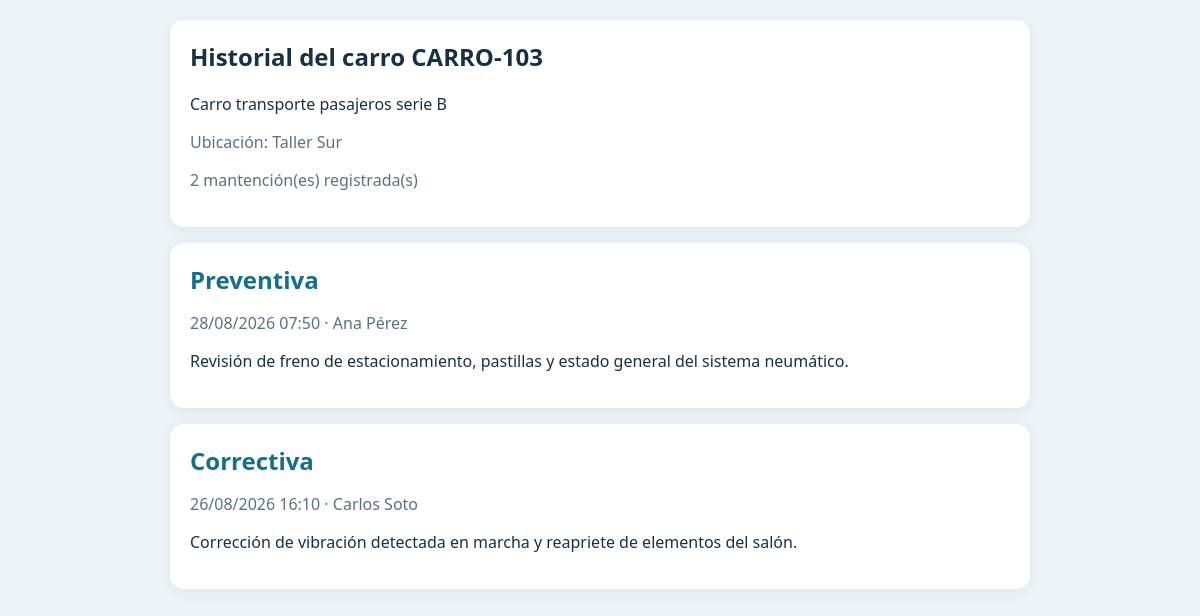
The page /ver.php?carro=CARRO-103 on the database its author committed.
### tables this page shows
CREATE TABLE IF NOT EXISTS carros (
  id INT UNSIGNED AUTO_INCREMENT PRIMARY KEY,
  codigo VARCHAR(80) NOT NULL UNIQUE,
  descripcion VARCHAR(255) NULL,
  ubicacion VARCHAR(120) NULL,
  activo TINYINT(1) NOT NULL DEFAULT 1,
  creado_en TIMESTAMP NOT NULL DEFAULT CURRENT_TIMESTAMP
);

CREATE TABLE IF NOT EXISTS mantenciones (
  id BIGINT UNSIGNED AUTO_INCREMENT PRIMARY KEY,
  carro_id INT UNSIGNED NOT NULL,
  usuario_id INT UNSIGNED NOT NULL,
  tipo ENUM('Preventiva','Correctiva') NOT NULL,
  descripcion TEXT NOT NULL,
  foto VARCHAR(255) NULL,
  realizada_en TIMESTAMP NOT NULL DEFAULT CURRENT_TIMESTAMP,
  CONSTRAINT fk_mant_carro FOREIGN KEY (carro_id) REFERENCES carros(id) ON DELETE RESTRICT ON UPDATE CASCADE,
  CONSTRAINT fk_mant_usuario FOREIGN KEY (usuario_id) REFERENCES usuarios(id) ON DELETE RESTRICT ON UPDATE CASCADE,
  INDEX idx_mant_carro_fecha (carro_id, realizada_en)
);

CREATE TABLE IF NOT EXISTS usuarios (
  id INT UNSIGNED AUTO_INCREMENT PRIMARY KEY,
  nombre VARCHAR(120) NOT NULL,
  correo VARCHAR(190) NOT NULL UNIQUE,
  password_hash VARCHAR(255) NOT NULL,
  rol ENUM('operario','supervisor') NOT NULL DEFAULT 'operario',
  activo TINYINT(1) NOT NULL DEFAULT 1,
  creado_en TIMESTAMP NOT NULL DEFAULT CURRENT_TIMESTAMP
);

### db.php (called while the page is built, shortened)
<?php
function db(): PDO
{
    static $pdo = null;
    if ($pdo instanceof PDO) {
        return $pdo;
    }
    $dsn = 'mysql:host=' . DB_HOST . ';dbname=' . DB_NAME . ';charset=utf8mb4';
    $pdo = new PDO($dsn, DB_USER, DB_PASS, [
        PDO::ATTR_ERRMODE => PDO::ERRMODE_EXCEPTION,
        PDO::ATTR_DEFAULT_FETCH_MODE => PDO::FETCH_ASSOC,
        PDO::ATTR_EMULATE_PREPARES => false,
    ]);
    return $pdo;
}
function e(?string $value): string
{
    return htmlspecialchars($value ?? '', ENT_QUOTES | ENT_SUBSTITUTE, 'UTF-8');
}

### ver.php (the view, shortened to what this page needs)
<?php
$codigo = trim((string)($_GET['carro'] ?? ''));
$stmt = db()->prepare('SELECT id, codigo, descripcion, ubicacion FROM carros WHERE codigo = ? AND activo = 1 LIMIT 1');
$stmt->execute([$codigo]); $carro = $stmt->fetch(); $mantenciones = [];
if ($carro) { $stmt = db()->prepare('SELECT m.*, u.nombre AS trabajador FROM mantenciones m JOIN usuarios u ON u.id=m.usuario_id WHERE m.carro_id=? ORDER BY m.realizada_en DESC, m.id DESC'); $stmt->execute([$carro['id']]); $mantenciones = $stmt->fetchAll(); } else { http_response_code(404); }
?><!doctype html><html lang="es"><head><meta charset="utf-8"><meta name="viewport" content="width=device-width,initial-scale=1"><title>Historial <?=e($codigo)?></title></head><body><main class="wrap"><?php if(!$carro):?><section class="notfound"><h1>Carro no encontrado</h1><p>El código <strong><?=e($codigo)?></strong> no existe o está inactivo.</p></section><?php else:?><section class="hero"><h1>Historial del carro <?=e($carro['codigo'])?></h1><?php if($carro['descripcion']):?><p><?=e($carro['descripcion'])?></p><?php endif;?><?php if($carro['ubicacion']):?><p class="meta">Ubicación: <?=e($carro['ubicacion'])?></p><?php endif;?><p class="meta"><?=count($mantenciones)?> mantención(es) registrada(s)</p></section><?php if(!$mantenciones):?><p class="empty">Todavía no hay mantenciones registradas.</p><?php else: foreach($mantenciones as $m):?><article class="item"><h2><?=e($m['tipo'])?></h2><p class="meta"><?=e(date('d/m/Y H:i', strtotime($m['realizada_en'])))?> · <?=e($m['trabajador'])?></p><p><?=nl2br(e($m['descripcion']))?></p></article><?php endforeach; endif; endif;?></main></body></html>

### ver.php (style rules this page uses)
* { box-sizing:border-box }
body { margin:0;background:#eef3f7;color:#183044;font:16px system-ui,sans-serif }
.wrap { max-width:900px;margin:auto;padding:20px }
.hero,.item { background:#fff;border-radius:14px;padding:20px;margin-bottom:16px;box-shadow:0 3px 15px #18304412 }
.hero h1 { margin-top:0 }
.meta { color:#5c7180 }
.item h2 { margin:0;color:#136f8a }

### rows shown on the page
carros: codigo "CARRO-103", descripcion "Carro transporte pasajeros serie B", ubicacion "Taller Sur"
mantenciones: tipo "Preventiva", realizada_en "28/08/2026 07:50", usuario.nombre "Ana Pérez", descripcion "Revisión de freno de estacionamiento, pastillas y estado general del sistema neumático."
mantenciones: tipo "Correctiva", realizada_en "26/08/2026 16:10", usuario.nombre "Carlos Soto", descripcion "Corrección de vibración detectada en marcha y reapriete de elementos del salón."

### other values the page prints
count($mantenciones) "2"
